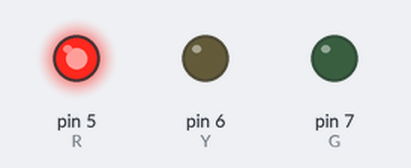
The sketch below on a simulated Arduino Uno, built with avr-gcc and run on an emulated ATmega328P. On the bench: output pins drawn as LEDs (lit = HIGH).

Above: at 0.5 s.
At 2.5 s:
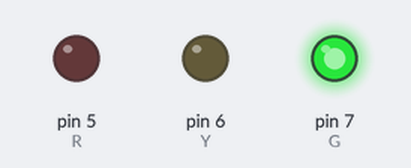
At 3.5 s:
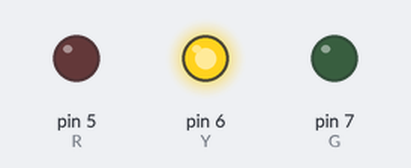
Timing chart, 0 to 5.2 s (numbered marks = the images above):
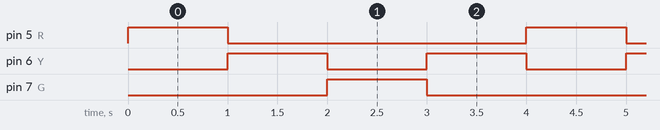

The sketch:

0_trafficlight.ino
```cpp
int R = 5;
int Y = 6;
int G = 7;
int delay_dur = 1000;
void setup() {
  // put your setup code here, to run once:
  pinMode(R,OUTPUT);
  pinMode(Y,OUTPUT);
  pinMode(G,OUTPUT);
}

void loop() {
  // put your main code here, to run repeatedly:
  digitalWrite(R,HIGH);
  delay(delay_dur);
  digitalWrite(R,LOW);
  digitalWrite(Y,HIGH);
  delay(delay_dur);
  digitalWrite(Y,LOW);
  digitalWrite(G,HIGH);
  delay(delay_dur);
  digitalWrite(G,LOW);
  digitalWrite(Y,HIGH);
  delay(delay_dur);
  digitalWrite(Y,LOW);
}
```

Measured:
- by itself, pin 5 (R), pin 7 (G): alternates HIGH for 1.0 s and LOW for 3.0 s
- by itself, pin 6 (Y): alternates HIGH for 1.0 s and LOW for 1.0 s
- by itself, everything shown: repeats every 4.0 s, in 5 steps
